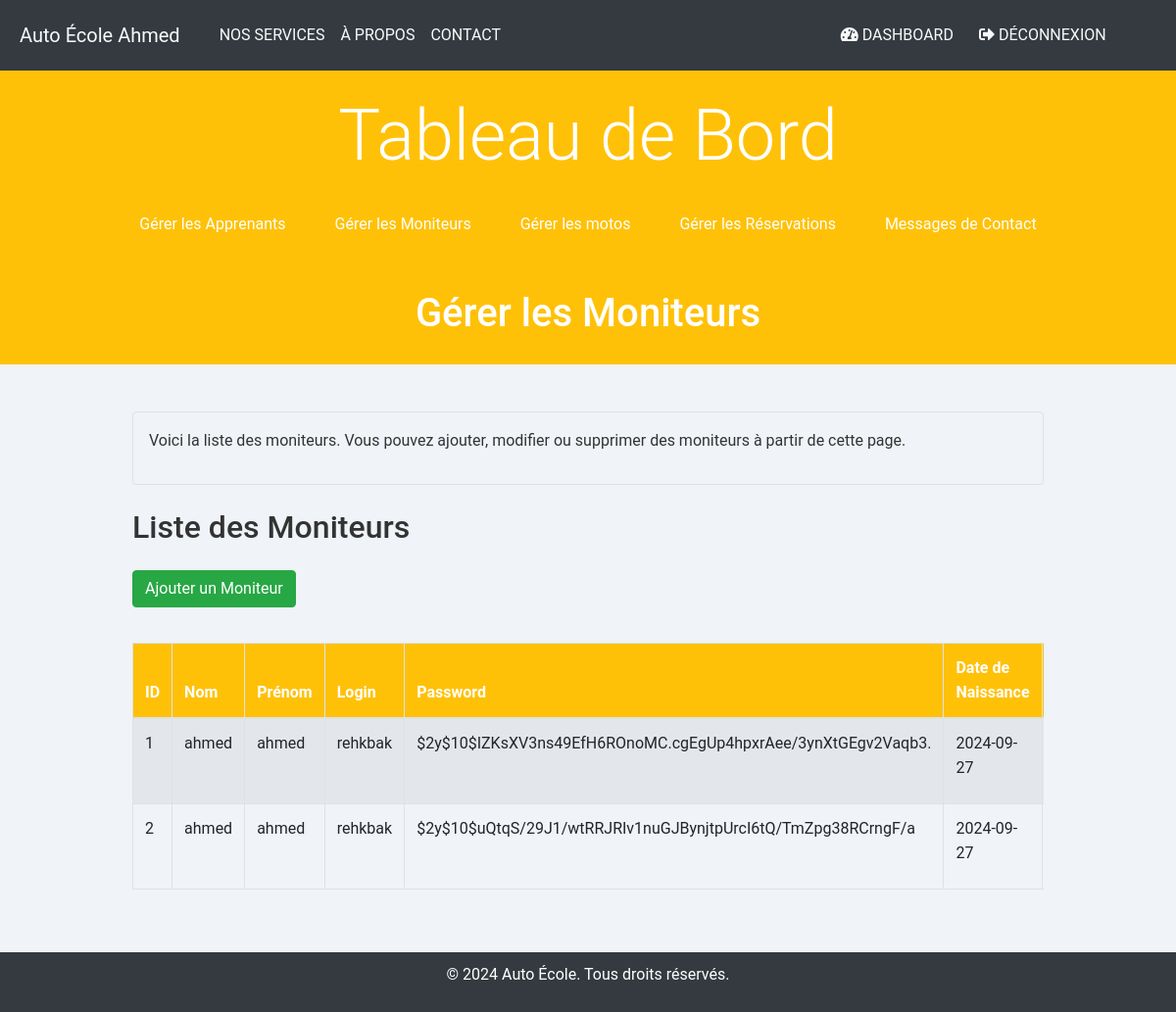
/dashboard/moniteurs.php (signed in), run on the app's committed database.
### tables this page shows
CREATE TABLE IF NOT EXISTS `moniteur` (
  `ID_MONITEUR` int(11) NOT NULL AUTO_INCREMENT,
  `Nom` varchar(50) NOT NULL,
  `Prenom` varchar(50) NOT NULL,
  `Date_Naissance` date NOT NULL,
  `Adresse` varchar(100) NOT NULL,
  `Telephone` varchar(15) NOT NULL,
  `Email` varchar(100) NOT NULL,
  `Date_Embauche` date DEFAULT NULL,
  `login` varchar(50) NOT NULL,
  `password` varchar(255) NOT NULL,
  PRIMARY KEY (`ID_MONITEUR`)
);

### dashboard/moniteurs.php (the view, shortened to what this page needs)
<?php
include '../includes/header.php';
include '../config/db.php';
include '../includes/navbar.php';
include '../includes/navbarDashboard.php';
try {
    $moniteurs = $pdo->query("SELECT * FROM moniteur")->fetchAll();
} catch (PDOException $e) {
    echo "Erreur lors de la récupération des moniteurs : " . $e->getMessage();
    exit;
}
?>
<header class="text-center">
    <h1>Gérer les Moniteurs</h1>
</header>
<main class="container my-5">
    <div class="welcome-card mb-4 p-3 border rounded">
        <p>Voici la liste des moniteurs. Vous pouvez ajouter, modifier ou supprimer des moniteurs à partir de cette page.</p>
    </div>
    <div class="card-table">
        <h2 class="mb-4">Liste des Moniteurs</h2>
        <a href="/dashboard/moniteurs/ajouter_moniteur.php" class="btn btn-success mb-3">Ajouter un Moniteur</a>
        <div class="table-responsive">
            <table class="table table-striped table-bordered">
                <thead style="background-color: #ffc107; color: #ffffff;">
                    <tr>
                        <th>ID</th>
                        <th>Nom</th>
                        <th>Prénom</th>
                        <th>Login</th>
                        <th>Password</th>
                        <th>Date de Naissance</th>
                    </tr>
                </thead>
                <tbody>
                    <?php if (!$moniteurs || empty($moniteurs)) : ?>
                        <tr>
                            <td colspan="8" class="text-center">Aucun moniteur trouvé dans la base de données.</td>
                        </tr>
                    <?php else : ?>
                        <?php foreach ($moniteurs as $moniteur) : ?>
                            <tr>
                                <td><?= htmlspecialchars($moniteur['ID_MONITEUR']); ?></td>
                                <td><?= htmlspecialchars($moniteur['Nom']); ?></td>
                                <td><?= htmlspecialchars($moniteur['Prenom']); ?></td>
                                <td><?= htmlspecialchars($moniteur['login']); ?></td>
                                <td><?= htmlspecialchars($moniteur['password']); ?></td>
                                <td><?= htmlspecialchars($moniteur['Date_Naissance']); ?></td>
                            </tr>
                        <?php endforeach; ?>
                    <?php endif; ?>
                </tbody>
            </table>
        </div>
    </div>
</main>
<?php include '../includes/footer.php'; ?>

### assets/css/style.css (style rules this page uses)
* { margin: 0; padding: 0; box-sizing: border-box; font-family: 'Roboto', sans-serif; }
html { height: 100%; }
body { background-color: #f0f4f8; display: flex; flex-direction: column; min-height: 100vh; margin: 0; color: #333; font-size: 16px; line-height: 1.6; }
header { background-color: #ffc107; color: #ffffff; padding: 20px; text-align: center; width: 100%; }
main { flex: 1; display: flex; flex-direction: column; }
table { width: 100%; border-collapse: collapse; margin: 20px 0; overflow-x: auto; display: block; }
table th, table td { padding: 15px; text-align: left; border-bottom: 1px solid #ddd; }
table th { background-color: #ffc107; color: #ffffff; }
@media only screen and (min-width: 1200px) { .container { width: 80%; max-width: 1200px; margin: 0 auto; } }

### data on the page
moniteur: ID_MONITEUR "1", Nom "ahmed", Prenom "ahmed", login "rehkbak", password "$2y$10$IZKsXV3ns49EfH6ROnoMC.cgEgUp4hpxrAee/3ynXtGEgv2Vaqb3.", Date_Naissance "2024-09-27"
moniteur: ID_MONITEUR "2", Nom "ahmed", Prenom "ahmed", login "rehkbak", password "$2y$10$uQtqS/29J1/wtRRJRIv1nuGJBynjtpUrcI6tQ/TmZpg38RCrngF/a", Date_Naissance "2024-09-27"

### other printed values
$title "Tableau de Bord"
$label "Gérer les Apprenants"
$label "Gérer les Moniteurs"
$label "Gérer les motos"
$label "Gérer les Réservations"
$label "Messages de Contact"
